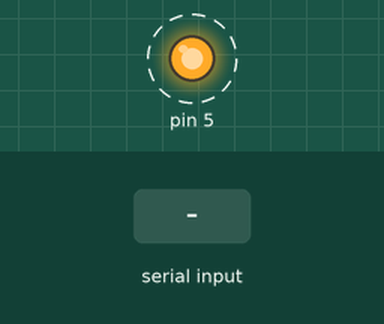
A sketch run on a simulated Arduino Uno, built with avr-gcc and run on an emulated ATmega328P. On the bench: output pins drawn as LEDs (lit = HIGH). Dashed ring = blinking. Inputs (shaded band) come from the test bench.

Above: at 1.25 s.
1.3 s: byte 30 received over Serial
At 1.5 s:
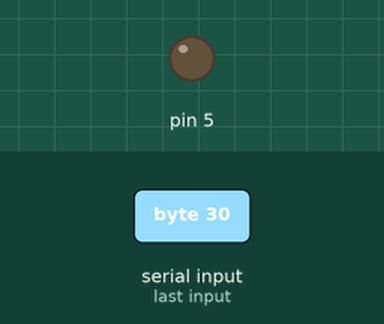
At 1.85 s:
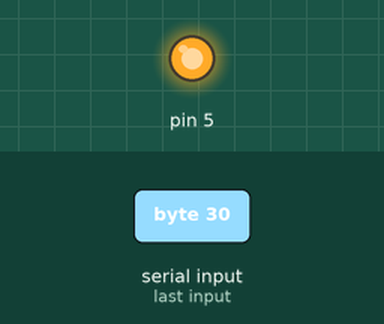
Timing chart, 0 to 10.3 s (numbered marks = the images above; inputs shaded):
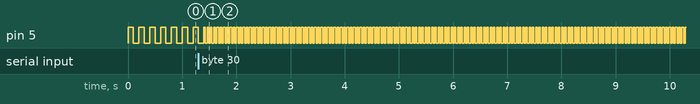

Measured:
- by itself, pin 5: repeats every 0.06 s: HIGH 0.03 s, LOW 0.03 s

The sketch:

arduino-serial1.ino
```cpp
int val = 100;

void setup() {
  pinMode(5, OUTPUT);
  Serial.begin(9600);
}

void loop() {
  while (Serial.available())
  {
    val = Serial.read(); // read it and store it in val

  }

  digitalWrite(5, HIGH);
  delay(val);
  digitalWrite(5, LOW);
  delay(val);
}
```
